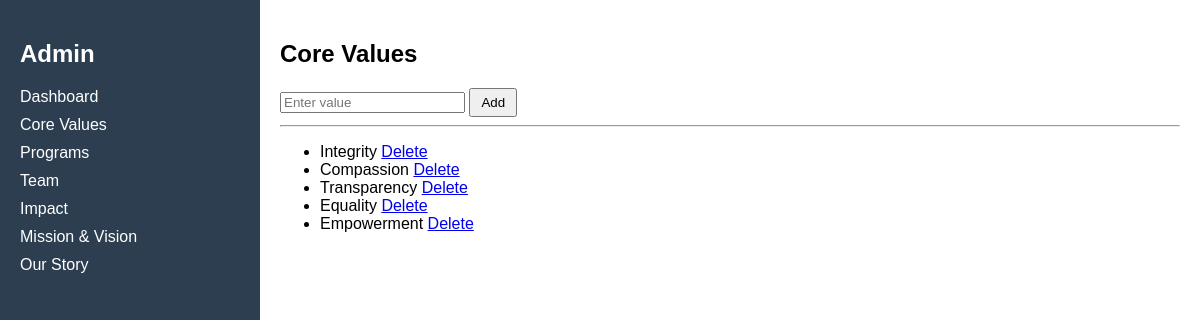
The page /core-values/ on the database its author committed.
### accounts/models.py (models this page shows, shortened)
class CoreValue(models.Model):
    value = models.CharField(max_length=255)
    created_at = models.DateTimeField(auto_now_add=True)
    updated_at = models.DateTimeField(auto_now=True)

### accounts/views.py (the view)
# urls.py: path('core-values/', core_values_admin, name='core_values_admin'),
def core_values_admin(request):
    if request.method == "POST":
        value = request.POST.get('value')
        CoreValue.objects.create(value=value)
    values = CoreValue.objects.all()
    return render(request, 'admin/core_values.html', {'values': values})

### templates/admin/core_values.html (shortened to what this page needs)
{% extends 'admin/dashboard.html' %}
{% block content %}
<h2>Core Values</h2>
<form method="POST">
    <input type="text" name="value" placeholder="Enter value">
    <button type="submit">Add</button>
</form>
<hr>
<ul>
    {% for v in values %}
        <li>
            {{ v.value }}
            <a href="{% url 'delete_core_value' v.id %}">Delete</a>
        </li>
    {% endfor %}
</ul>
{% endblock %}

### templates/admin/dashboard.html (style rules this page uses)
body { font-family: Arial; display: flex; margin:0; }
button { padding: 5px 10px; }

### rows shown on the page
CoreValue: value "Integrity"
CoreValue: value "Compassion"
CoreValue: value "Transparency"
CoreValue: value "Equality"
CoreValue: value "Empowerment"
